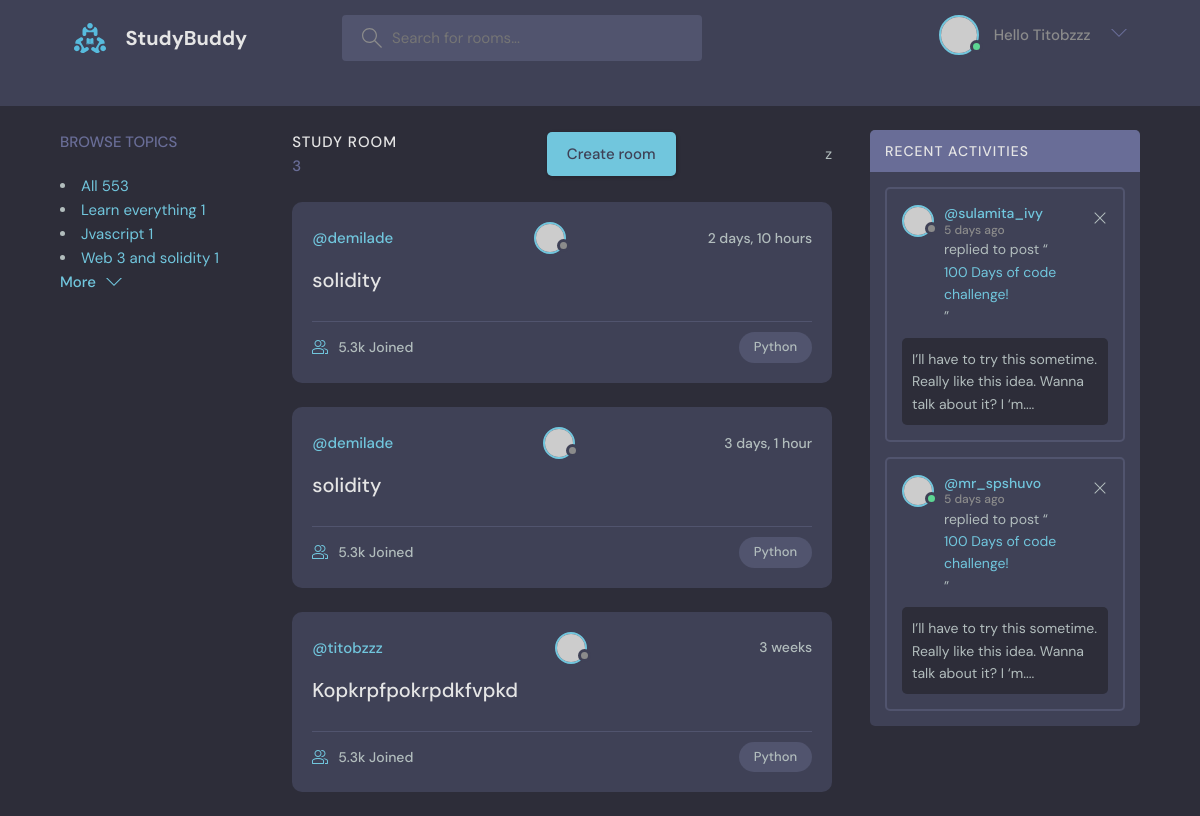
The app's page / (signed in) with its own data.
### base/models.py (models this page shows, shortened)
class Topic(models.Model):
    name = models.CharField(max_length=200)

class Room(models.Model):
    host = models.ForeignKey(User, on_delete=models.SET_NULL, null=True)
    topic =  models.ForeignKey(Topic, on_delete=models.SET_NULL, null=True)
    name = models.CharField(max_length=200)
    description = models.TextField(null= True, blank= True)
    participants = models.ManyToManyField(User, related_name='participant', blank=True)
    updated = models.DateTimeField(auto_now = True)
    created = models.DateTimeField(auto_now_add=True)
    class Meta:
        ordering = ['-updated','-created']

### base/views.py (the view)
# urls.py: path('', views.home, name="home"),
def home(request):
    q = request.GET.get('q') if request.GET.get('q') != None else ''
    rooms = Room.objects.filter(
        Q(topic__name__icontains=q) |
        Q(name__icontains=q)  |
        Q(description__icontains=q) )
    topics = Topic.objects.all()
    room_count = rooms.count()
    room_messages = Message.objects.filter(Q(room__topic__name__icontains=q))
    context={
        'rooms' : rooms,
        'topics':topics,
        'room_count':room_count,
        'room_messages':room_messages
        }
    return render(request,'base/home.html', context )

### base/templates/base/home.html (shortened to what this page needs)
{% extends 'main.html' %}
{% block content %}
<main class="header header--loggedIn">
      </div>
    <main class="layout layout--3">
      <div class="container">
        {% include 'base/topic_component.html' %}
        <div class="roomList">
          <div class="roomList__header">
            <div>
              <h2>Study Room</h2>
              <p>{{rooms.count}}</p>
            </div>
            <a class="btn btn--main"  href="{% url 'createRoom' %}" >Create room</a>
        z
          </div>
          {% include 'base/feed_component.html' %}
        </div>
        <div class="activities">
          <div class="activities__header">
            <h2>Recent Activities</h2>
          </div>
          <div class="activities__box">
            <div class="activities__boxHeader roomListRoom__header">
              <a href="profile.html" class="roomListRoom__author">
                <div class="avatar avatar--small">
                  <img src="https://randomuser.me/api/portraits/women/11.jpg" />
                </div>
                <p>
                  @sulamita_ivy
                  <span>5 days ago</span>
                </p>
              </a>
              <div class="roomListRoom__actions">
                <a href="#">
                  <svg version="1.1" xmlns="http://www.w3.org/2000/svg" width="32" height="32" viewBox="0 0 32 32">
                    <title>remove</title>
                    <path
                      d="M27.314 6.019l-1.333-1.333-9.98 9.981-9.981-9.981-1.333 1.333 9.981 9.981-9.981 9.98 1.333 1.333 9.981-9.98 9.98 9.98 1.333-1.333-9.98-9.98 9.98-9.981z"
                    ></path>
                  </svg>
                </a>
              </div>
            </div>
            <div class="activities__boxContent">
              <p>replied to post “<a href="room.html">100 Days of code challenge!</a>”</p>
              <div class="activities__boxRoomContent">
                I’ll have to try this sometime. Really like this idea. Wanna talk about it? I ‘m....
              </div>
            </div>
          </div>
          <div class="activities__box">
            <div class="activities__boxHeader roomListRoom__header">
              <a href="profile.html" class="roomListRoom__author">
                <div class="avatar avatar--small active">
                  <img src="https://randomuser.me/api/portraits/men/13.jpg" />
                </div>
                <p>
                  @mr_spshuvo
                  <span>5 days ago</span>
                </p>
              </a>
              <div class="roomListRoom__actions">
                <a href="#">
                  <svg version="1.1" xmlns="http://www.w3.org/2000/svg" width="32" height="32" viewBox="0 0 32 32">
                    <title>remove</title>
                    <path
                      d="M27.314 6.019l-1.333-1.333-9.98 9.981-9.981-9.981-1.333 1.333 9.981 9.981-9.981 9.98 1.333 1.333 9.981-9.98 9.98 9.98 1.333-1.333-9.98-9.98 9.98-9.981z"
                    ></path>
                  </svg>
                </a>
              </div>
            </div>
            <div class="activities__boxContent">
              <p>replied to post “<a href="room.html">100 Days of code challenge!</a>”</p>
              <div class="activities__boxRoomContent">
                I’ll have to try this sometime. Really like this idea. Wanna talk about it? I ‘m....
              </div>
            </div>
          </div>
        </div>
      </div>
    </main>
{%  endblock content%}

### templates/navbar.html (shortened to what this page needs)
{% load static %}
<header class="header header--loggedIn">
    <div class="container">
      <a href="/" class="header__logo">
        <img src="{% static 'images/logo.svg' %}" />
        <h1>StudyBuddy</h1>
      </a>
      <form method="GET" action="{%url 'home' %}" class="header__search">
        <label>
          <input type="text"  name="q" placeholder="Search for rooms..." />
        </label>
      </form>
      <nav class="header__menu">
{% if user.is_authenticated %}
        <div class="header__user">
          <a href="{% url 'userProfile' user.id %}">
            <div class="avatar avatar--medium active">
              <img src="https://randomuser.me/api/portraits/men/37.jpg" />
            </div>
    <div>Hello {{user.username}}</div>
          </a>
          <button class="dropdown-button">
            <svg version="1.1" xmlns="http://www.w3.org/2000/svg" width="32" height="32" viewBox="0 0 32 32">
              <title>chevron-down</title>
              <path d="M16 21l-13-13h-3l16 16 16-16h-3l-13 13z"></path>
            </svg>
          </button>
        </div>
        {% else %}
        <a href="{% url 'loginPage' %}">
          <img src="{% static 'images/avatar.svg' %}" />
          <p>Login</p>
        </a>
  {% endif %}
      </nav>
    </div>
  </header>
<div>

### base/templates/base/topic_component.html (shortened to what this page needs)
<div class="topics">
    <div class="topics__header">
      <h2>Browse Topics</h2>
    </div>
                    <li>
                    <a href="{% url 'home' %}" class="active">All <span>553</span></a>
                 </li>
            {% for topic in topics %}
                  <li>
                    <a href="{% url 'home'  %}?q={{topic.name}}">{{topic.name}}  <span>{{topic.room_set.all.count}}</span> </a>
                  </li>
            {% endfor %}
            <a class="btn btn--link" href="topics.html">
                  More
                  <svg version="1.1" xmlns="http://www.w3.org/2000/svg" width="32" height="32" viewBox="0 0 32 32">
                    <title>chevron-down</title>
                    <path d="M16 21l-13-13h-3l16 16 16-16h-3l-13 13z"></path>
                  </svg>
                </a>
              </div>

### base/templates/base/feed_component.html (shortened to what this page needs)
            {% for room in rooms %}
            <div class="roomListRoom">
                <div class="roomListRoom__header">
                  <a  href="{% url 'userProfile' room.host.id %}" class="roomListRoom__author">@{{room.host.username}}</a>
                                  <div class="avatar avatar--small">
                      <img src="https://randomuser.me/api/portraits/women/11.jpg" />
                    </div>
                  <div class="roomListRoom__actions">
                    <span>{{room.created|timesince}}</span>
                  </div>
                </div>
                <div class="roomListRoom__content">
                  <a href="{% url 'room' room.id %}">{{room.name}}</a>
                </div>
                <div class="roomListRoom__meta">
                  <a href="room.html" class="roomListRoom__joined">
                    5.3k Joined
                  </a>
                  <p class="roomListRoom__topic">Python</p>
                </div>
              </div>
              {% endfor %}

### records on screen
Topic: name "Learn everything", room_set.all.count "1"
Topic: name "Jvascript", room_set.all.count "1"
Topic: name "Web 3 and solidity", room_set.all.count "1"
Room: host.username "demilade", created "2 days, 10 hours", name "solidity"
Room: host.username "demilade", created "3 days, 1 hour", name "solidity"
Room: host.username "titobzzz", created "3 weeks", name "Kopkrpfpokrpdkfvpkd"

### other values on screen
{{ user.username }} "Titobzzz"
{{ rooms.count }} "3"
